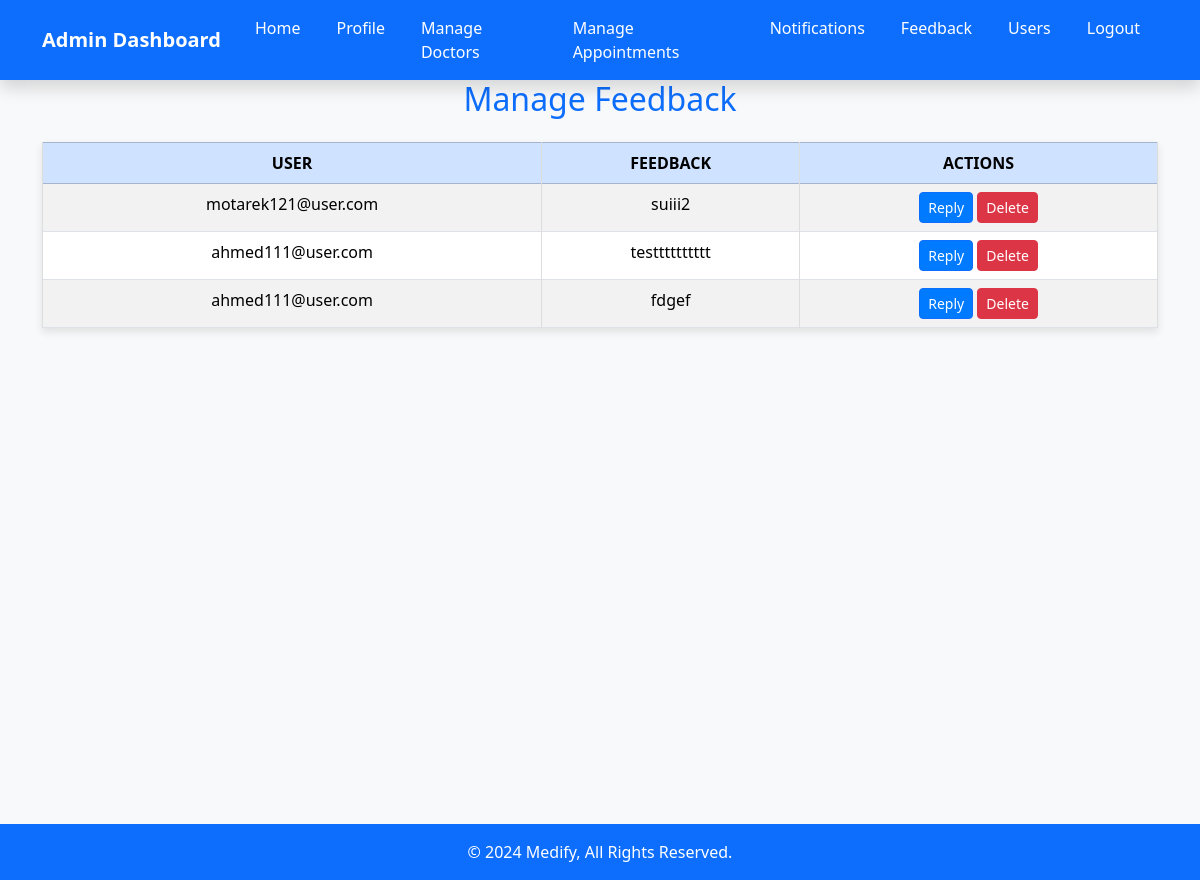
Page /feedback (signed in) on the earlier database version.
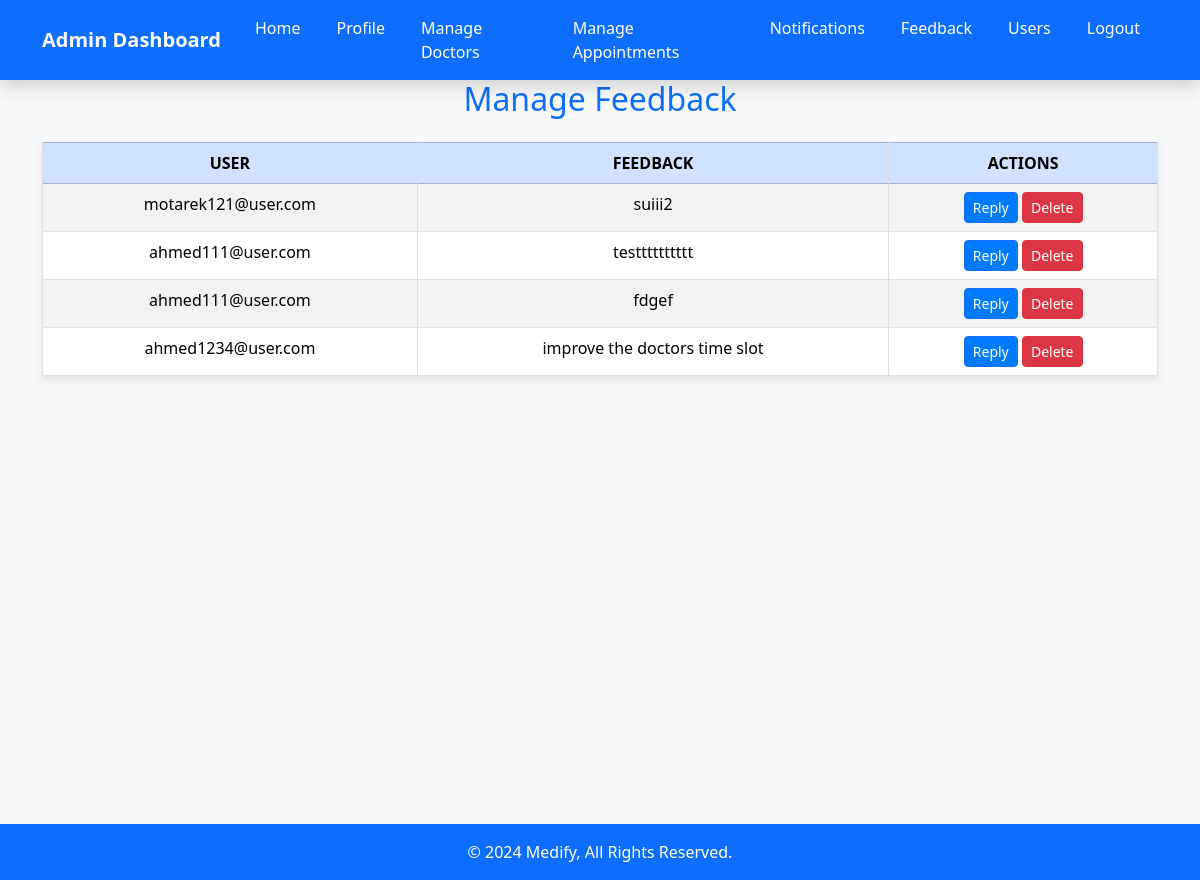
Same page on the later database version.
### tables this page shows
CREATE TABLE suggestions (
            id INTEGER PRIMARY KEY AUTOINCREMENT,
            user_email TEXT NOT NULL,
            suggestion TEXT NOT NULL,
            FOREIGN KEY (user_email) REFERENCES users (email)
        );

### app.py (the view)
@app.route('/feedback')
def feedback():
    if 'user_type' in session and session['user_type'] == 'admin':
        with sqlite3.connect("users.db") as conn:
            cursor = conn.cursor()
            cursor.execute("SELECT user_email, suggestion FROM suggestions")
            suggestions = cursor.fetchall()
        return render_template('feedback.html', suggestions=suggestions)
    return redirect(url_for('login'))

### templates/feedback.html (shortened to what this page needs)
<!DOCTYPE html>
<html lang="en">
<head>
    <link rel="stylesheet" href="{{ url_for('static', filename='css/feedback.css') }}">
    <link href="https://cdn.jsdelivr.net/npm/bootstrap@5.3.2/dist/css/bootstrap.min.css" rel="stylesheet">
</head>
<body>
    <nav class="navbar navbar-expand-lg navbar-dark bg-primary shadow">
        <div class="container">
            <a class="navbar-brand fw-bold" href="{{ url_for('index_admin') }}">Admin Dashboard</a>
            <div class="collapse navbar-collapse" id="navbarNav">
                <ul class="navbar-nav ms-auto">
                    <li class="nav-item"><a class="nav-link" href="{{ url_for('index_admin') }}">Home</a></li>
                    <li class="nav-item"><a class="nav-link" href="{{ url_for('profile') }}">Profile</a></li>
                    <li class="nav-item"><a class="nav-link" href="{{ url_for('manage_doctors') }}">Manage Doctors</a></li>
                    <li class="nav-item"><a class="nav-link" href="{{ url_for('manage_appointments') }}">Manage Appointments</a></li>
                    <li class="nav-item"><a class="nav-link" href="{{ url_for('notifications') }}">Notifications</a></li>
                    <li class="nav-item"><a class="nav-link" href="{{ url_for('feedback') }}">Feedback</a></li>
                    <li class="nav-item"><a class="nav-link" href="{{ url_for('manage_users') }}">Users</a></li>
                    <li class="nav-item"><a class="nav-link" href="/logout">Logout</a></li>
                </ul>
            </div>
        </div>
    </nav>
    <section class="vh-100 bg-light">
        <div class="container">
            <h2 class="text-primary mb-4 text-center">Manage Feedback</h2>
            <table class="table table-bordered table-striped">
                <thead class="table-primary">
                    <tr>
                        <th>User</th>
                        <th>Feedback</th>
                        <th>Actions</th>
                    </tr>
                </thead>
                <tbody id="feedbackTable">
                    {% if suggestions %}
                        {% for suggestion in suggestions %}
                            <tr>
                                <td>{{ suggestion[0] }}</td>
                                <td>{{ suggestion[1] }}</td>
                                <td>
                                    <button class="btn btn-sm btn-primary reply">Reply</button>
                                    <button class="btn btn-sm btn-danger delete">Delete</button>
                                </td>
                            </tr>
                        {% endfor %}
                    {% else %}
                        <tr>
                            <td colspan="3" class="text-center">No feedback available.</td>
                        </tr>
                    {% endif %}
                </tbody>
            </table>
        </div>
    </section>
    <footer class="bg-primary text-white text-center py-3">
        &copy; 2024 Medify, All Rights Reserved.
    </footer>
</body>
</html>

Differences in the rows shown:
added suggestions: user_email "ahmed1234@user.com", suggestion "improve the doctors time slot"
